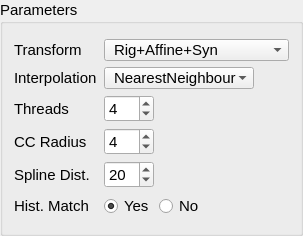
          <widget class="ctkCollapsibleGroupBox" name="antsSynParametersTemplateGB">
           <property name="sizePolicy">
            <sizepolicy hsizetype="MinimumExpanding" vsizetype="Preferred">
             <horstretch>0</horstretch>
             <verstretch>0</verstretch>
            </sizepolicy>
           </property>
           <property name="minimumSize">
            <size>
             <width>0</width>
             <height>0</height>
            </size>
           </property>
           <property name="font">
            <font>
             <family>Arial</family>
             <pointsize>11</pointsize>
             <weight>50</weight>
             <bold>false</bold>
            </font>
           </property>
           <property name="title">
            <string>Parameters</string>
           </property>
           <property name="collapsed">
            <bool>false</bool>
           </property>
           <layout class="QGridLayout" name="gridLayout_19">
            <property name="topMargin">
             <number>15</number>
            </property>
            <property name="bottomMargin">
             <number>15</number>
            </property>
            <property name="horizontalSpacing">
             <number>0</number>
            </property>
            <item row="4" column="0">
             <widget class="QLabel" name="label_230">
              <property name="sizePolicy">
               <sizepolicy hsizetype="Fixed" vsizetype="Preferred">
                <horstretch>0</horstretch>
                <verstretch>0</verstretch>
               </sizepolicy>
              </property>
              <property name="minimumSize">
               <size>
                <width>90</width>
                <height>0</height>
               </size>
              </property>
              <property name="font">
               <font>
                <family>Arial</family>
                <pointsize>11</pointsize>
                <weight>50</weight>
                <bold>false</bold>
               </font>
              </property>
              <property name="text">
               <string>CC Radius</string>
              </property>
             </widget>
            </item>
            <item row="5" column="0">
             <widget class="QLabel" name="label_240">
              <property name="sizePolicy">
               <sizepolicy hsizetype="Fixed" vsizetype="Preferred">
                <horstretch>0</horstretch>
                <verstretch>0</verstretch>
               </sizepolicy>
              </property>
              <property name="minimumSize">
               <size>
                <width>90</width>
                <height>0</height>
               </size>
              </property>
              <property name="font">
               <font>
                <family>Arial</family>
                <pointsize>11</pointsize>
                <weight>50</weight>
                <bold>false</bold>
               </font>
              </property>
              <property name="text">
               <string>Spline Dist.</string>
              </property>
             </widget>
            </item>
            <item row="3" column="0">
             <widget class="QLabel" name="label_200">
              <property name="sizePolicy">
               <sizepolicy hsizetype="Fixed" vsizetype="Preferred">
                <horstretch>0</horstretch>
                <verstretch>0</verstretch>
               </sizepolicy>
              </property>
              <property name="minimumSize">
               <size>
                <width>90</width>
                <height>0</height>
               </size>
              </property>
              <property name="font">
               <font>
                <family>Arial</family>
                <pointsize>11</pointsize>
                <weight>50</weight>
                <bold>false</bold>
               </font>
              </property>
              <property name="text">
               <string>Threads</string>
              </property>
             </widget>
            </item>
            <item row="6" column="0">
             <widget class="QLabel" name="label_250">
              <property name="sizePolicy">
               <sizepolicy hsizetype="Fixed" vsizetype="Preferred">
                <horstretch>0</horstretch>
                <verstretch>0</verstretch>
               </sizepolicy>
              </property>
              <property name="minimumSize">
               <size>
                <width>90</width>
                <height>0</height>
               </size>
              </property>
              <property name="font">
               <font>
                <family>Arial</family>
                <pointsize>11</pointsize>
                <weight>50</weight>
                <bold>false</bold>
               </font>
              </property>
              <property name="text">
               <string>Hist. Match</string>
              </property>
             </widget>
            </item>
            <item row="2" column="0">
             <widget class="QLabel" name="label_211">
              <property name="sizePolicy">
               <sizepolicy hsizetype="Fixed" vsizetype="Preferred">
                <horstretch>0</horstretch>
                <verstretch>0</verstretch>
               </sizepolicy>
              </property>
              <property name="minimumSize">
               <size>
                <width>90</width>
                <height>0</height>
               </size>
              </property>
              <property name="font">
               <font>
                <family>Arial</family>
                <pointsize>11</pointsize>
                <weight>50</weight>
                <bold>false</bold>
               </font>
              </property>
              <property name="text">
               <string>Interpolation</string>
              </property>
             </widget>
            </item>
            <item row="0" column="0">
             <widget class="QLabel" name="label_190">
              <property name="sizePolicy">
               <sizepolicy hsizetype="Fixed" vsizetype="Preferred">
                <horstretch>0</horstretch>
                <verstretch>0</verstretch>
               </sizepolicy>
              </property>
              <property name="minimumSize">
               <size>
                <width>90</width>
                <height>0</height>
               </size>
              </property>
              <property name="font">
               <font>
                <family>Arial</family>
                <pointsize>11</pointsize>
                <weight>50</weight>
                <bold>false</bold>
               </font>
              </property>
              <property name="text">
               <string>Transform</string>
              </property>
             </widget>
            </item>
            <item row="6" column="2">
             <widget class="QRadioButton" name="histMatchTemplateY">
              <property name="sizePolicy">
               <sizepolicy hsizetype="Fixed" vsizetype="MinimumExpanding">
                <horstretch>0</horstretch>
                <verstretch>0</verstretch>
               </sizepolicy>
              </property>
              <property name="minimumSize">
               <size>
                <width>55</width>
                <height>0</height>
               </size>
              </property>
              <property name="font">
               <font>
                <family>Arial</family>
                <pointsize>11</pointsize>
                <weight>50</weight>
                <bold>false</bold>
               </font>
              </property>
              <property name="focusPolicy">
               <enum>Qt::NoFocus</enum>
              </property>
              <property name="text">
               <string>Yes</string>
              </property>
              <property name="checked">
               <bool>true</bool>
              </property>
             </widget>
            </item>
            <item row="6" column="3">
             <widget class="QRadioButton" name="histMatchTemplateN">
              <property name="sizePolicy">
               <sizepolicy hsizetype="Fixed" vsizetype="MinimumExpanding">
                <horstretch>0</horstretch>
                <verstretch>0</verstretch>
               </sizepolicy>
              </property>
              <property name="minimumSize">
               <size>
                <width>55</width>
                <height>0</height>
               </size>
              </property>
              <property name="font">
               <font>
                <family>Arial</family>
                <pointsize>11</pointsize>
                <weight>50</weight>
                <bold>false</bold>
               </font>
              </property>
              <property name="focusPolicy">
               <enum>Qt::NoFocus</enum>
              </property>
              <property name="text">
               <string>No</string>
              </property>
             </widget>
            </item>
            <item row="5" column="2" colspan="3">
             <widget class="QSpinBox" name="splineRadiusTemplate">
              <property name="sizePolicy">
               <sizepolicy hsizetype="Fixed" vsizetype="MinimumExpanding">
                <horstretch>0</horstretch>
                <verstretch>0</verstretch>
               </sizepolicy>
              </property>
              <property name="minimumSize">
               <size>
                <width>50</width>
                <height>0</height>
               </size>
              </property>
              <property name="maximumSize">
               <size>
                <width>16777215</width>
                <height>16777215</height>
               </size>
              </property>
              <property name="font">
               <font>
                <family>Arial</family>
                <pointsize>11</pointsize>
                <weight>50</weight>
                <bold>false</bold>
               </font>
              </property>
              <property name="maximum">
               <number>50</number>
              </property>
              <property name="value">
               <number>20</number>
              </property>
             </widget>
            </item>
            <item row="4" column="2" colspan="3">
             <widget class="QSpinBox" name="ccRadiusTemplate">
              <property name="sizePolicy">
               <sizepolicy hsizetype="Fixed" vsizetype="MinimumExpanding">
                <horstretch>0</horstretch>
                <verstretch>0</verstretch>
               </sizepolicy>
              </property>
              <property name="minimumSize">
               <size>
                <width>50</width>
                <height>0</height>
               </size>
              </property>
              <property name="maximumSize">
               <size>
                <width>16777215</width>
                <height>16777215</height>
               </size>
              </property>
              <property name="font">
               <font>
                <family>Arial</family>
                <pointsize>11</pointsize>
                <weight>50</weight>
                <bold>false</bold>
               </font>
              </property>
              <property name="maximum">
               <number>50</number>
              </property>
              <property name="value">
               <number>4</number>
              </property>
             </widget>
            </item>
            <item row="2" column="2" colspan="5">
             <widget class="QComboBox" name="antsQuickInterpTemplateCB">
              <property name="sizePolicy">
               <sizepolicy hsizetype="Fixed" vsizetype="MinimumExpanding">
                <horstretch>0</horstretch>
                <verstretch>0</verstretch>
               </sizepolicy>
              </property>
              <property name="minimumSize">
               <size>
                <width>150</width>
                <height>0</height>
               </size>
              </property>
              <property name="maximumSize">
               <size>
                <width>16777215</width>
                <height>16777215</height>
               </size>
              </property>
              <property name="font">
               <font>
                <family>Arial</family>
                <pointsize>11</pointsize>
                <weight>50</weight>
                <bold>false</bold>
               </font>
              </property>
              <property name="styleSheet">
               <string notr="true">padding-left:9px;</string>
              </property>
              <property name="editable">
               <bool>false</bool>
              </property>
              <property name="currentText">
               <string notr="true">NearestNeighbour</string>
              </property>
              <item>
               <property name="text">
                <string>NearestNeighbour</string>
               </property>
              </item>
              <item>
               <property name="text">
                <string>Linear</string>
               </property>
              </item>
              <item>
               <property name="text">
                <string>BSpline</string>
               </property>
              </item>
              <item>
               <property name="text">
                <string>GenericLabel</string>
               </property>
              </item>
             </widget>
            </item>
            <item row="0" column="2" colspan="5">
             <widget class="QComboBox" name="transformTypeTemplateCB">
              <property name="sizePolicy">
               <sizepolicy hsizetype="Fixed" vsizetype="MinimumExpanding">
                <horstretch>0</horstretch>
                <verstretch>0</verstretch>
               </sizepolicy>
              </property>
              <property name="minimumSize">
               <size>
                <width>180</width>
                <height>0</height>
               </size>
              </property>
              <property name="maximumSize">
               <size>
                <width>16777215</width>
                <height>16777215</height>
               </size>
              </property>
              <property name="font">
               <font>
                <family>Arial</family>
                <pointsize>11</pointsize>
                <weight>50</weight>
                <bold>false</bold>
               </font>
              </property>
              <property name="styleSheet">
               <string notr="true">padding-left:9px;</string>
              </property>
              <property name="currentText">
               <string>Rig+Affine+Syn</string>
              </property>
              <item>
               <property name="text">
                <string>Rig+Affine+Syn</string>
               </property>
              </item>
              <item>
               <property name="text">
                <string>Rig+Affine</string>
               </property>
              </item>
              <item>
               <property name="text">
                <string>Rig</string>
               </property>
              </item>
              <item>
               <property name="text">
                <string>Rig+Syn</string>
               </property>
              </item>
              <item>
               <property name="text">
                <string>Rig+Affine+BSpline Syn</string>
               </property>
              </item>
              <item>
               <property name="text">
                <string>Rig+BSpline Syn</string>
               </property>
              </item>
             </widget>
            </item>
            <item row="3" column="2" colspan="4">
             <widget class="QSpinBox" name="numThreadsTemplate">
              <property name="sizePolicy">
               <sizepolicy hsizetype="Fixed" vsizetype="MinimumExpanding">
                <horstretch>0</horstretch>
                <verstretch>0</verstretch>
               </sizepolicy>
              </property>
              <property name="minimumSize">
               <size>
                <width>50</width>
                <height>0</height>
               </size>
              </property>
              <property name="maximumSize">
               <size>
                <width>16777215</width>
                <height>16777215</height>
               </size>
              </property>
              <property name="font">
               <font>
                <family>Arial</family>
                <pointsize>11</pointsize>
                <weight>50</weight>
                <bold>false</bold>
               </font>
              </property>
              <property name="maximum">
               <number>20</number>
              </property>
              <property name="value">
               <number>4</number>
              </property>
             </widget>
            </item>
           </layout>
          </widget>
